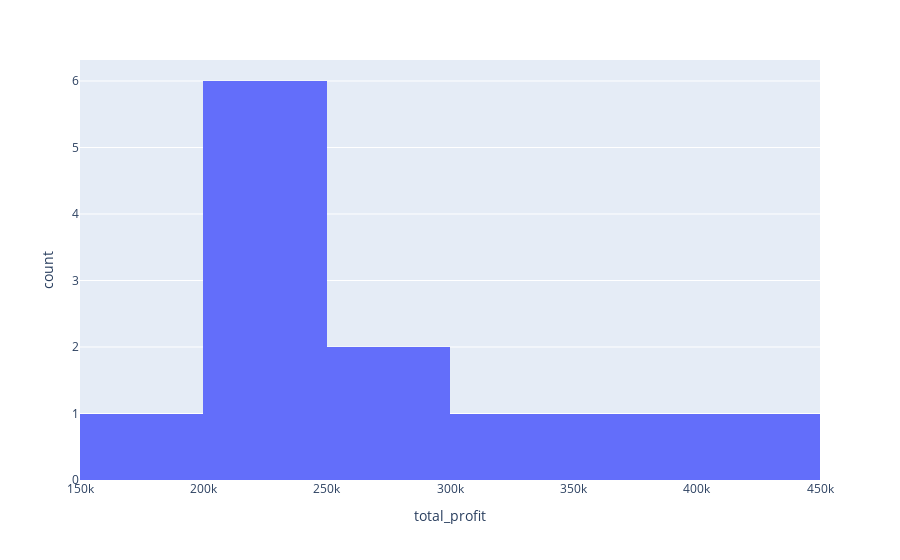

This figure's notebook cell:
### Markdown cell above
# Exercise 5: Read the total profit of each month and show it using the histogram to see most common profit ranges

### Code cell
fig = px.histogram(df,
             x='total_profit')

fig.show()

### Figure 1 — Plotly figure (JSON) as saved in the notebook; plotly's stock layout.template omitted (floating-point values rounded to 4 significant figures)
{"data": [{"alignmentgroup": "True", "bingroup": "x", "hovertemplate": "total_profit=%{x}<br>count=%{y}<extra></extra>", "legendgroup": "", "marker": {"color": "#636efa", "pattern": {"shape": ""}}, "name": "", "offsetgroup": "", "orientation": "v", "showlegend": false, "type": "histogram", "x": [211000, 183300, 224700, 222700, 209600, 201400, 295500, 361400, 234000, 266700, 412800, 300200], "xaxis": "x", "yaxis": "y"}], "layout": {"autosize": true, "barmode": "relative", "legend": {"tracegroupgap": 0}, "margin": {"t": 60}, "xaxis": {"anchor": "y", "autorange": true, "domain": [0, 1], "range": [150000.0, 450000.0], "title": {"text": "total_profit"}, "type": "linear"}, "yaxis": {"anchor": "x", "autorange": true, "domain": [0, 1], "range": [0, 6.316], "title": {"text": "count"}}}}
